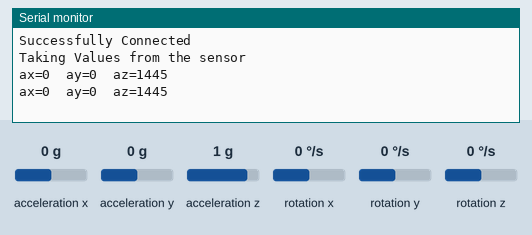
The sketch below on a simulated Arduino Uno, built with avr-gcc and run on an emulated ATmega328P. Shown: the last lines printed to the serial monitor. The inputs (shaded band) are chosen by the test bench; at power-on: acceleration x 0 g, acceleration y 0 g, acceleration z 1 g, rotation x 0 °/s, rotation y 0 °/s, rotation z 0 °/s.

Above: at 2.2 s.
2.3 s: acceleration x set to -1.4 g
At 3.6 s:
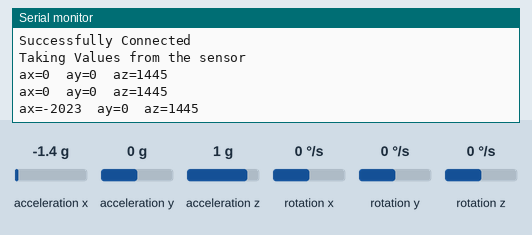
3.8 s: acceleration y set to -1.4 g
At 4.8 s:
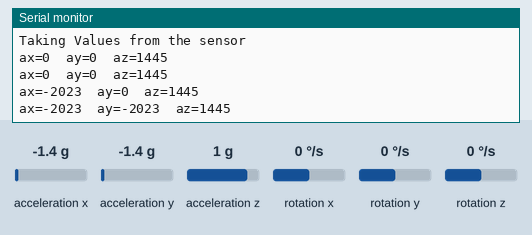
5.3 s: acceleration z set to -1.4 g
At 6.7 s:
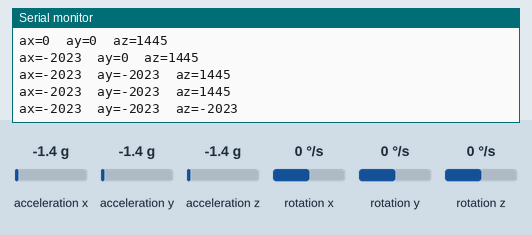

The sketch:

mpu_test_2.ino
```cpp
#include <Wire.h>

#include <MPU6050.h>
MPU6050 sensor ;

int16_t ax, ay, az ;
int16_t gx, gy, gz;


void setup() {
  // put your setup code here, to run once:
Wire.begin ( );

Serial.begin  (9600);
Serial.println (sensor.testConnection ( ) ? "Successfully Connected" : "Connection failed");
delay (1000);

Serial.println ( "Taking Values from the sensor" );
}

void loop() {
  // put your main code here, to run repeatedly:
  sensor.getMotion6 (&ax, &ay, &az, &gx, &gy, &gz);
ax = map(ax, -17000, 17000, -1500, 1500); //     change the range of the ax value from -17000/17000 to -1500/1500
  Serial.print("ax=");
  Serial.print(ax);
  Serial.print("  ");
  ay = map(ay, -17000, 17000, -1500, 1500);
  Serial.print("ay=");
  Serial.print(ay);
  Serial.print("  ");
  az = map(az, -17000, 17000, -1500, 1500);
  Serial.print("az=");
  Serial.println(az);
  delay(1000);
}
```

Measured:
- after the input at 2.3 s, the serial monitor: prints a new line after 0.71 s (image 1)
- after the input at 3.8 s, the serial monitor: prints a new line after 0.22 s (image 2)
- after the input at 5.3 s, the serial monitor: prints a new line after 0.73 s (image 3)
